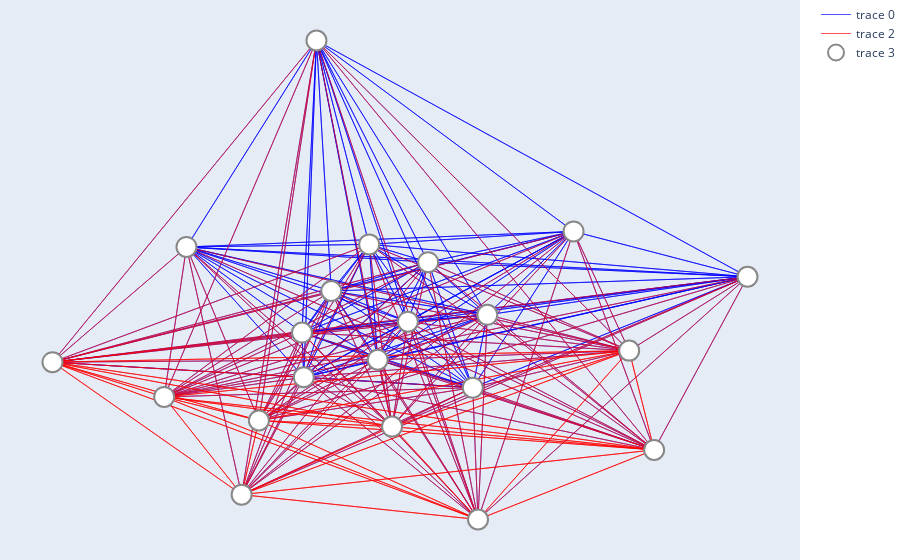

The code cell stored with this chart in its notebook:
### Code cell
G, trip_counts = define_graph(filtered_df)
positions = get_positions(gdf)
edge_colors, edge_widths = set_art(G)
plotly_graph(G, positions, edge_colors, edge_widths)

### Figure 1 — Plotly figure (JSON) as saved in the notebook; plotly's stock layout.template omitted (floating-point values rounded to 4 significant figures; data arrays with more than 128 entries replaced by an {"elided": "..."} marker saying what was removed)
{"data": [{"hoverinfo": "none", "line": {"color": "blue", "width": 0.6842}, "mode": "lines", "type": "scatter", "x": {"elided": "819 float values"}, "y": {"elided": "819 float values"}}, {"hoverinfo": "none", "line": {"color": "green", "width": 0.6842}, "mode": "lines", "type": "scatter", "x": [], "y": []}, {"hoverinfo": "none", "line": {"color": "red", "width": 0.6842}, "mode": "lines", "type": "scatter", "x": {"elided": "504 float values"}, "y": {"elided": "504 float values"}}, {"hoverinfo": "text", "marker": {"color": "white", "line": {"color": "#888", "width": 2}, "size": 20}, "mode": "markers", "text": ["Node 2807901", "Node 2807902", "Node 2807903", "Node 2807904", "Node 2807905", "Node 2807906", "Node 2807907", "Node 2807908", "Node 2807909", "Node 2807910", "Node 2807911", "Node 2807912", "Node 2807913", "Node 2807914", "Node 2807915", "Node 2807916", "Node 2807917", "Node 2807918", "Node 2807919", "Node 2807920", "Node 2807921"], "type": "scatter", "x": [-2134000.0, -2134000.0, -2132000.0, -2131000.0, -2131000.0, -2132000.0, -2133000.0, -2134000.0, -2138000.0, -2142000.0, -2138000.0, -2136000.0, -2132000.0, -2129000.0, -2129000.0, -2126000.0, -2136000.0, -2129000.0, -2124000.0, -2125000.0, -2121000.0], "y": [5820000.0, 5818000.0, 5819000.0, 5821000.0, 5824000.0, 5825000.0, 5822000.0, 5836000.0, 5825000.0, 5819000.0, 5817000.0, 5816000.0, 5815000.0, 5817000.0, 5821000.0, 5826000.0, 5812000.0, 5810000.0, 5814000.0, 5819000.0, 5823000.0]}], "layout": {"hovermode": "closest", "margin": {"b": 0, "l": 0, "r": 0, "t": 0}, "showlegend": true, "xaxis": {"showgrid": false, "showticklabels": false, "zeroline": false}, "yaxis": {"showgrid": false, "showticklabels": false, "zeroline": false}}}
